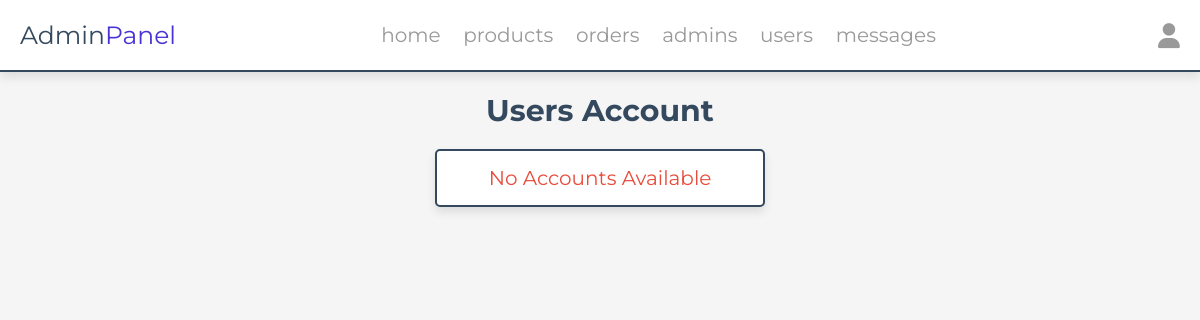
The page /admin/users_accounts.php (signed in) on the database as committed earlier.
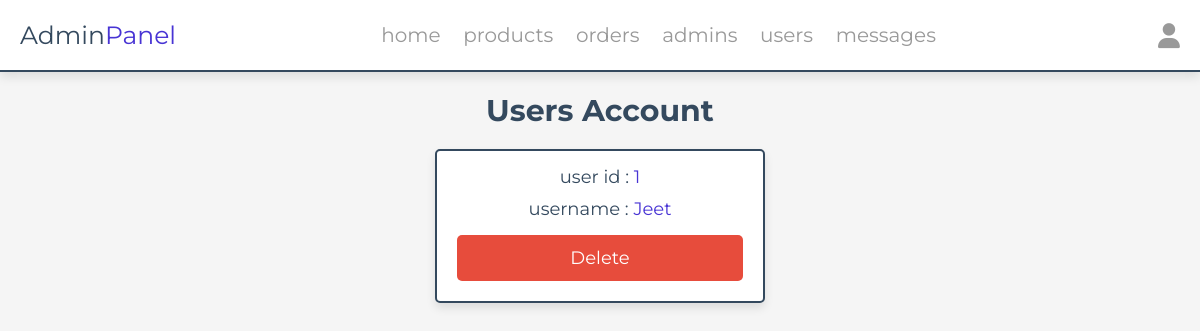
The same page on the database as committed later.
### tables this page shows
CREATE TABLE `users` (
  `id` int(100) NOT NULL,
  `name` varchar(20) NOT NULL,
  `email` varchar(50) NOT NULL,
  `number` varchar(10) NOT NULL,
  `password` varchar(50) NOT NULL,
  `address` varchar(500) NOT NULL
);

### admin/users_accounts.php (the view, shortened to what this page needs)
<?php
include '../components/connect.php';
?>
<!DOCTYPE html>
<html lang="en">
<head>
   <link rel="stylesheet" href="https://cdnjs.cloudflare.com/ajax/libs/font-awesome/6.1.1/css/all.min.css">
   <link rel="stylesheet" href="../css/admin_style.css">
</head>
<body>
<?php include '../components/admin_header.php' ?>
<section class="accounts">
   <h1 class="heading">users account</h1>
   <div class="box-container">
   <?php
      $select_account = $conn->prepare("SELECT * FROM `users`");
      $select_account->execute();
      if($select_account->rowCount() > 0){
         while($fetch_accounts = $select_account->fetch(PDO::FETCH_ASSOC)){
   ?>
   <div class="box">
      <p> user id : <span><?= $fetch_accounts['id']; ?></span> </p>
      <p> username : <span><?= $fetch_accounts['name']; ?></span> </p>
      <a href="users_accounts.php?delete=<?= $fetch_accounts['id']; ?>" class="delete-btn" onclick="return confirm('delete this account?');">delete</a>
   </div>
   <?php
      }
   }else{
      echo '<p class="empty">no accounts available</p>';
   }
   ?>
   </div>
</section>
</body>
</html>

Rows that differ between the two databases and show on the page:
added users: id "1", name "Jeet"
Other text that changed with them:
text no longer shown: "No Accounts Available"
